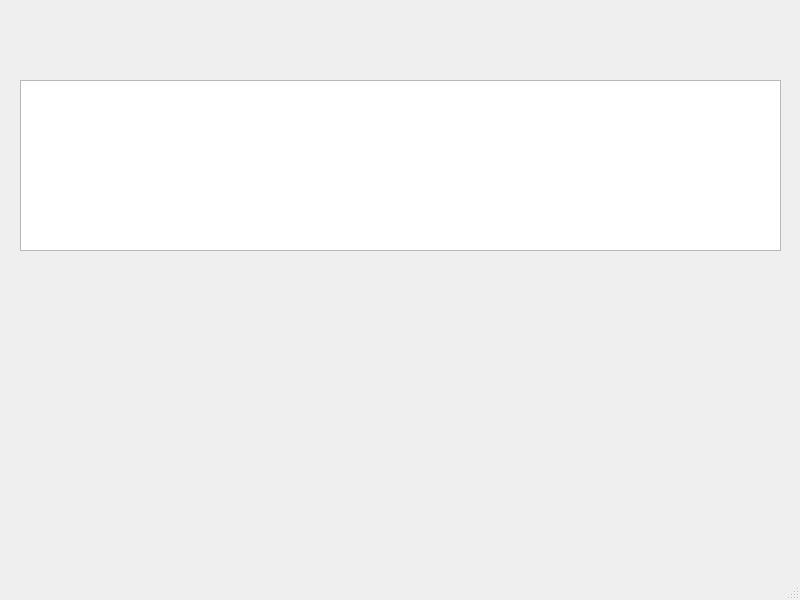
<?xml version="1.0" encoding="UTF-8"?>
<ui version="4.0">
 <class>MainWindow</class>
 <widget class="QMainWindow" name="MainWindow">
  <property name="geometry">
   <rect>
    <x>0</x>
    <y>0</y>
    <width>800</width>
    <height>600</height>
   </rect>
  </property>
  <property name="windowTitle">
   <string>MainWindow</string>
  </property>
  <widget class="QWidget" name="centralwidget">
   <widget class="QTableView" name="wsView">
    <property name="geometry">
     <rect>
      <x>20</x>
      <y>80</y>
      <width>761</width>
      <height>171</height>
     </rect>
    </property>
   </widget>
  </widget>
  <widget class="QMenuBar" name="menubar">
   <property name="geometry">
    <rect>
     <x>0</x>
     <y>0</y>
     <width>800</width>
     <height>22</height>
    </rect>
   </property>
  </widget>
  <widget class="QStatusBar" name="statusbar"/>
 </widget>
 <resources/>
 <connections/>
</ui>
